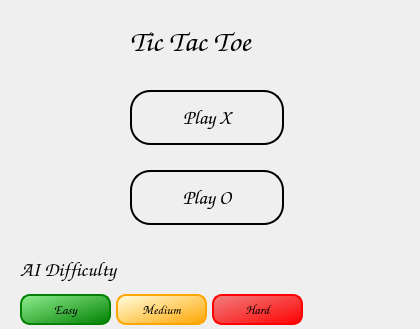
<?xml version="1.0" encoding="UTF-8"?>
<ui version="4.0">
 <class>Form</class>
 <widget class="QWidget" name="Form">
  <property name="geometry">
   <rect>
    <x>0</x>
    <y>0</y>
    <width>420</width>
    <height>329</height>
   </rect>
  </property>
  <property name="windowTitle">
   <string>Form</string>
  </property>
  <widget class="QPushButton" name="playXButton">
   <property name="geometry">
    <rect>
     <x>130</x>
     <y>90</y>
     <width>154</width>
     <height>55</height>
    </rect>
   </property>
   <property name="sizePolicy">
    <sizepolicy hsizetype="Minimum" vsizetype="Fixed">
     <horstretch>30</horstretch>
     <verstretch>100</verstretch>
    </sizepolicy>
   </property>
   <property name="minimumSize">
    <size>
     <width>154</width>
     <height>55</height>
    </size>
   </property>
   <property name="styleSheet">
    <string notr="true">QPushButton {
 border-top:0px;
 font-size:20px;
 text-align:center;
   font-family:Comic Sans MS;
   border: 2px solid black;
   border-radius:20%;
   min-width:150;
   max-width:150;
   min-height:51;
   max-height:51;
}

QPushButton:hover {
	background-color:black;
    color:white;
    widget-animation-duration: 1000;

}</string>
   </property>
   <property name="text">
    <string>Play X</string>
   </property>
  </widget>
  <widget class="QPushButton" name="playOButton">
   <property name="geometry">
    <rect>
     <x>130</x>
     <y>170</y>
     <width>154</width>
     <height>55</height>
    </rect>
   </property>
   <property name="styleSheet">
    <string notr="true">QPushButton {
 border-top:0px;
 font-size:20px;
 text-align:center;
   font-family:Comic Sans MS;
   border: 2px solid black;
   border-radius:20%;
   min-width:150;
   max-width:150;
   min-height:51;
   max-height:51;
}
QPushButton:hover {
	background-color:black;
    color:white;
    widget-animation-duration: 1000;

}</string>
   </property>
   <property name="text">
    <string>Play O</string>
   </property>
  </widget>
  <widget class="QLabel" name="label_2">
   <property name="geometry">
    <rect>
     <x>130</x>
     <y>20</y>
     <width>281</width>
     <height>41</height>
    </rect>
   </property>
   <property name="styleSheet">
    <string notr="true">QLabel {
font-size:30px;
font-family: Comic Sans MS;
}</string>
   </property>
   <property name="text">
    <string>Tic Tac Toe</string>
   </property>
  </widget>
  <widget class="QWidget" name="">
   <property name="geometry">
    <rect>
     <x>20</x>
     <y>250</y>
     <width>283</width>
     <height>75</height>
    </rect>
   </property>
   <layout class="QVBoxLayout" name="verticalLayout">
    <item>
     <widget class="QLabel" name="label">
      <property name="styleSheet">
       <string notr="true">QLabel {
font-size:20px;
font-family: Comic Sans MS;
}</string>
      </property>
      <property name="text">
       <string>AI Difficulty</string>
      </property>
     </widget>
    </item>
    <item>
     <layout class="QHBoxLayout" name="horizontalLayout">
      <property name="spacing">
       <number>5</number>
      </property>
      <item>
       <widget class="QPushButton" name="easyButton">
        <property name="styleSheet">
         <string notr="true">QPushButton {
	   background-color: lightgreen;
	   border-radius: 10px;
      padding: 5px;
     border: 2px solid green;
     background: qlineargradient(x1: 0, y1: 0, x2: 1, y2: 1, stop: 0 lightgreen, stop: 1 green);
    font-size:13px;
    font-family: Comic Sans MS;
    font-weight:bold;
}


QPushButton:hover {
    background-color:darkgreen;
    border: 1px solid black;
}

</string>
        </property>
        <property name="text">
         <string>Easy</string>
        </property>
       </widget>
      </item>
      <item>
       <widget class="QPushButton" name="mediumButton">
        <property name="styleSheet">
         <string notr="true">QPushButton {
	   background-color: lightyellow;
	   border-radius: 10px;
      padding: 5px;
     border: 2px solid orange;
     background:  qlineargradient(x1: 0, y1: 0, x2: 1, y2: 1, stop: 0 lightyellow, stop: 1 orange);
    font-size:13px;
    font-family: Comic Sans MS;
    font-weight: bold;
}


QPushButton:hover {
    background-color: darkorange; 
    border: 1px solid black;
}

</string>
        </property>
        <property name="text">
         <string>Medium</string>
        </property>
       </widget>
      </item>
      <item>
       <widget class="QPushButton" name="hardButton">
        <property name="styleSheet">
         <string notr="true">QPushButton {
	   background-color: lightcoral;
	   border-radius: 10px;
      padding: 5px;
     border: 2px solid red;
     background: qlineargradient(x1: 0, y1: 0, x2: 1, y2: 1, stop: 0 lightcoral, stop: 1 red);
    font-size:13px;
    font-family: Comic Sans MS;
    font-weight: bold;
}


QPushButton:hover {
    background-color: darkred;
    border: 1px solid black;
}

</string>
        </property>
        <property name="text">
         <string>Hard</string>
        </property>
       </widget>
      </item>
     </layout>
    </item>
   </layout>
  </widget>
 </widget>
 <resources/>
 <connections/>
</ui>
